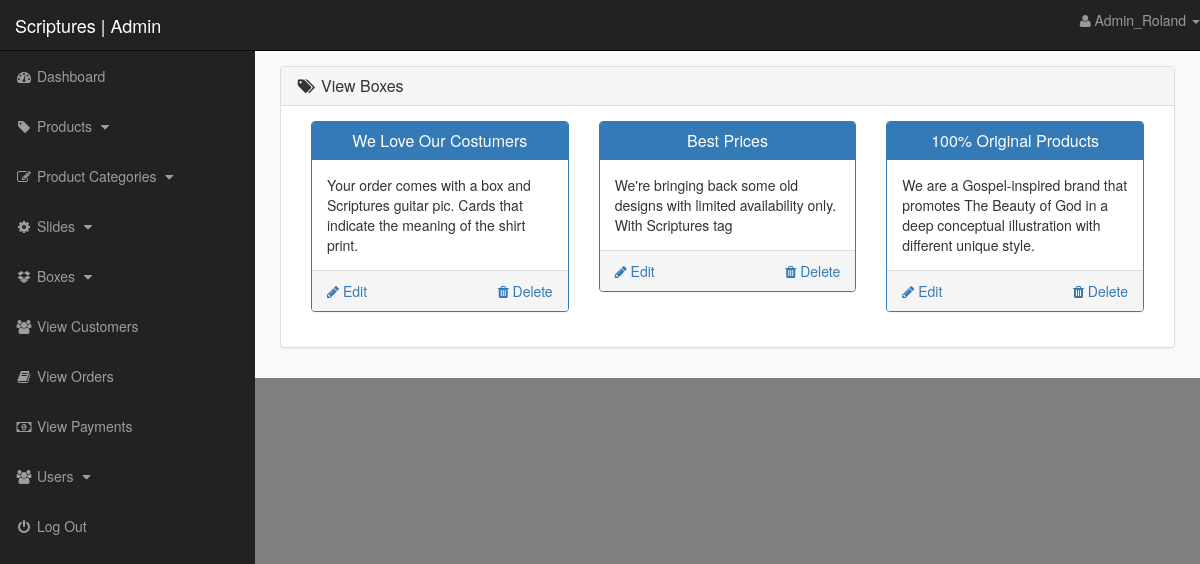
Screenshot of /admin_area/index.php?view_boxes (signed in) with the database file from the repository.
### tables this page shows
CREATE TABLE `box_section` (
  `box_id` int(10) NOT NULL,
  `box_title` text NOT NULL,
  `box_desc` text NOT NULL
);

### admin_area/view_boxes.php (the view, shortened to what this page needs)
<?php
    if(!isset($_SESSION['admin_email'])){
        echo "<script>window.open('login.php','_self')</script>";
    }else{
?>
<div class="row">
    <div class="col-lg-12">
        <ol class="breadcrumb">
            <li>
            </li>
        </ol>
    </div>
</div>
<div class="row">
    <div class="col-lg-12">
        <div class="panel panel-default">
            <div class="panel-heading">
                <h3 class="panel-title">
                    <i class="fa fa-tags fa-fw"></i> View Boxes
                </h3>
            </div>
            <div class="panel-body">
                <?php
                    $get_boxes = "select * from box_section";
                    $run_boxes = mysqli_query($con,$get_boxes);
                    while($run_boxes_section=mysqli_fetch_array($run_boxes)){
                        $box_id = $run_boxes_section['box_id'];
                        $box_title = $run_boxes_section['box_title'];
                        $box_desc = $run_boxes_section['box_desc'];
                ?>
                <div class="col-lg-4 col-md-4">
                    <div class="panel panel-primary">
                        <div class="panel-heading">
                            <h3 class="panel-title" align="center">
                                <?php echo $box_title; ?>
                            </h3>
                        </div>
                        <div class="panel-body">
                        <?php echo $box_desc; ?>
                        </div>
                        <div class="panel-footer">
                            <center>
                                <a href="index.php?delete_box=<?php echo $box_id; ?>" class="pull-right">
                                 <i class="fa fa-trash"></i> Delete
                                </a>
                                <a href="index.php?edit_box=<?php echo $box_id; ?>" class="pull-left">
                                 <i class="fa fa-pencil"></i> Edit
                                </a>
                                <div class="clearfix"></div>
                            </center>
                        </div>
                    </div>
                </div>
                <?php } ?>
            </div>
        </div>
    </div>
</div>
<?php } ?>

### admin_area/includes/sidebar.php (shortened to what this page needs)
<?php
 if (!isset($_SESSION['admin_email'])) {
 	echo "<script>window.open('login.php','_self')</script>";
 }else{
?>
<nav class="navbar navbar-inverse navbar-fixed-top">
	<div class="navbar-header">
		<a href="index.php?dashboard" class="navbar-brand">Scriptures | Admin</a>
	</div>
	<ul class="nav navbar-right top-nav">
		<li class="dropdown">
			<a href = "#" class="dropdown-toggle" data-toggle="dropdown">
				<i class="fa fa-user"></i> <?php echo $admin_name; ?> <b class="caret"> </b>
			</a>
		</li>
	</ul>
	<div class="collapse navbar-collapse navbar-exi-collapse">
		<ul class="nav navbar-nav side-nav">
			<li>
				<li>
						<a href="index.php?dashboard">
							<i class="fa fa-fw fa-dashboard"></i> Dashboard
						</a>
				</li>
			</li>
				<li>
				<li>
						<a href="#" data-toggle="collapse" data-target="#products">
							<i class="fa fa-fw fa-tag"></i> Products
							<i class="fa fa-fw fa-caret-down"></i>
						</a>
				</li>
			</li>
			<li>
				<li>
						<a href="#" data-toggle="collapse" data-target="#p_cat">
							<i class="fa fa-fw fa-edit"></i> Product Categories
							<i class="fa fa-fw fa-caret-down"></i>
						</a>
				</li>
			</li>
			<li>
				<li>
						<a href="#" data-toggle="collapse" data-target="#slides">
							<i class="fa fa-fw fa-gear"></i> Slides
							<i class="fa fa-fw fa-caret-down"></i>
						</a>
				</li>
				<li>
                <a href="#" data-toggle="collapse" data-target="#boxes">
                        <i class="fa fa-fw fa-dropbox"></i> Boxes
                        <i class="fa fa-fw fa-caret-down"></i>
                </a>
            </li>
			</li>
			<li>
				<a href="index.php?view_customers">
				<i class="fa fa-fw fa-users"> </i> View Customers
				</a>
			</li>
			<li>
				<a href="index.php?view_orders">
				<i class="fa fa-fw fa-book"> </i> View Orders
				</a>
			</li>
			<li>
				<a href="index.php?view_payments">
				<i class="fa fa-fw fa-money"> </i> View Payments
				</a>
			</li>
			<li>
				<li>
						<a href="#" data-toggle="collapse" data-target="#users">
							<i class="fa fa-fw fa-users"></i> Users
							<i class="fa fa-fw fa-caret-down"></i>
						</a>
				</li>
			</li>
			<li>
				<a href="logout.php">
				<i class="fa fa-fw fa-power-off"> </i> Log Out
				</a>
			</li>
		</ul>
	</div>
</nav>
<?php } ?>

### admin_area/styles.css (style rules this page uses)
body { margin-top: 100px; }
@media (min-width: 768px) { body { margin-top: 50px; } }
.top-nav { 0 15px; }
.top-nav>li { float: left; display: inline-block; }
.top-nav>li>a { color: #999999; line-height: 20px; padding-top: 15px; padding-bottom: 15px; }
@media (min-width: 768px) { .side-nav { position: fixed; top: 51px; bottom: 0; width: 255px; overflow-y: auto; overflow-x: hidden; background-color: #222222; padding-bottom: 40px; border-radius: 0; } }
@media (min-width: 768px) { .side-nav>li>a { width: 255px; } }
.panel-body { border-radius: 5px; }

### admin_area/index.php (style rules this page uses)
body { background-color: #808080; }

### rows the page displays
box_section: box_title "We Love Our Costumers", box_desc "Your order comes with a box and Scriptures guitar pic. Cards that indicate the meaning of the shirt print."
box_section: box_title "Best Prices", box_desc "We're bringing back some old designs with limited availability only. With Scriptures tag"
box_section: box_title "100% Original Products", box_desc "We are a Gospel-inspired brand that promotes The Beauty of God in a deep conceptual illustration with different unique style."

### other values shown
$admin_name "Admin_Roland"
